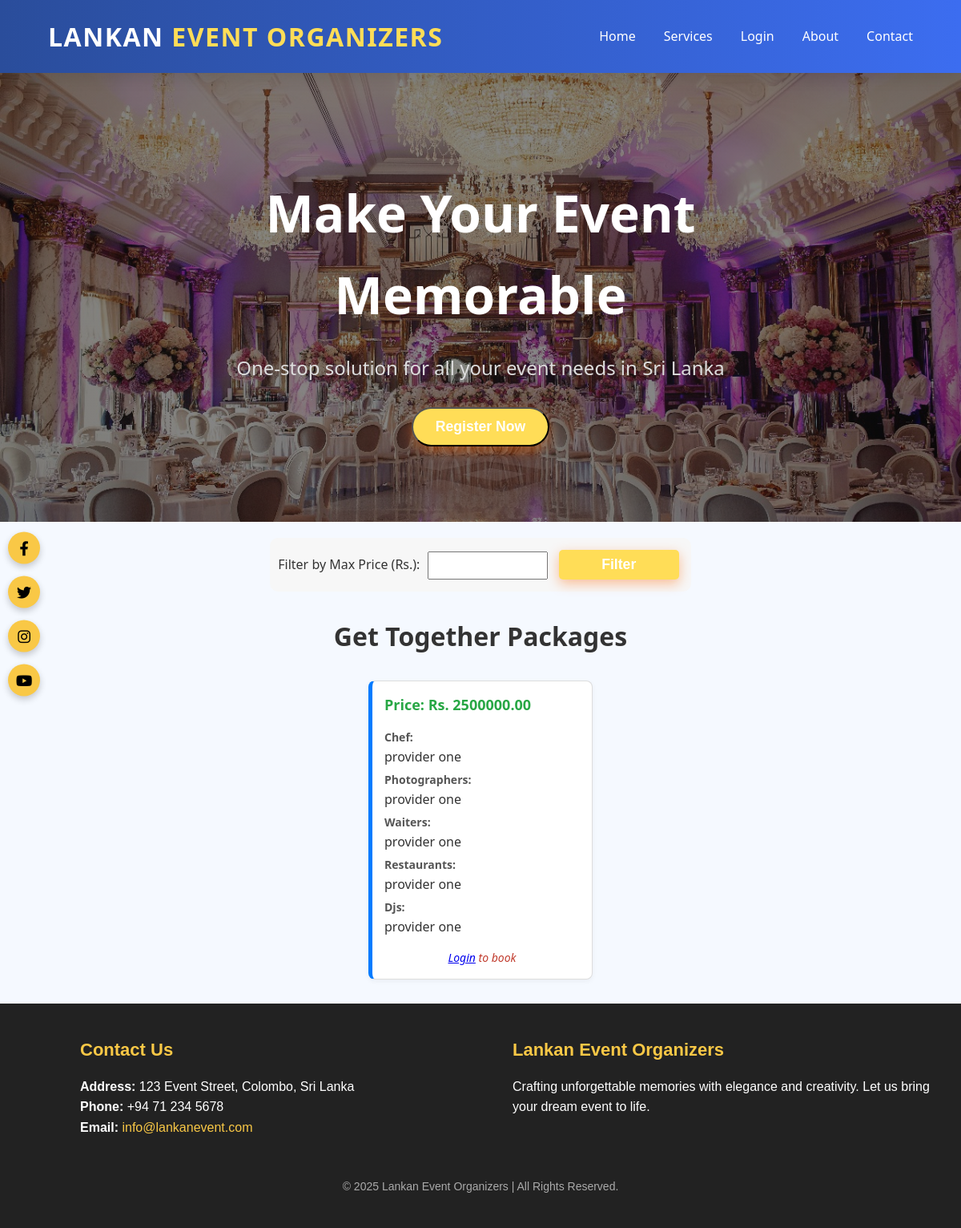
The page /gtg.php on the database its author committed.
### tables this page shows
CREATE TABLE `package` (
  `id` int(11) NOT NULL,
  `package_type` varchar(255) NOT NULL,
  `services` text NOT NULL,
  `created_at` timestamp NOT NULL DEFAULT current_timestamp(),
  `price` decimal(10,2) NOT NULL
);

CREATE TABLE `services` (
  `id` int(11) NOT NULL,
  `provider_name` varchar(100) DEFAULT NULL,
  `service_name` varchar(100) DEFAULT NULL,
  `description` text DEFAULT NULL,
  `email` varchar(100) DEFAULT NULL,
  `photo` varchar(255) DEFAULT NULL,
  `location` varchar(150) DEFAULT NULL,
  `price` decimal(10,2) DEFAULT NULL,
  `time_slot` varchar(50) DEFAULT NULL
);

### gtg.php (the view, shortened to what this page needs)
<?php
include('dbconnect.php');
$isLoggedIn = isset($_SESSION['user_name']);
function getProviderNames($conn, $ids) {
    if (!is_array($ids)) $ids = [$ids];
    $ids = array_map('intval', $ids);
    $idList = implode(',', $ids);
    $nameQuery = "SELECT id, provider_name FROM services WHERE id IN ($idList)";
    $nameResult = mysqli_query($conn, $nameQuery);
    $nameMap = [];
    while ($row = mysqli_fetch_assoc($nameResult)) {
        $nameMap[$row['id']] = $row['provider_name'];
    }
    $providerInfo = [];
    foreach ($ids as $id) {
        $providerInfo[] = isset($nameMap[$id]) ? $nameMap[$id] : "Unknown";
    }
    return $providerInfo;
}
$maxPrice = isset($_GET['max_price']) ? intval($_GET['max_price']) : null;
if ($maxPrice) {
    $query = "SELECT * FROM package WHERE package_type='Get Together' AND price <= $maxPrice";
} else {
    $query = "SELECT * FROM package WHERE package_type='Get Together'";
}
$result = mysqli_query($conn, $query);
?>
<!DOCTYPE html>
<html lang="en">
<head>
    <link rel="stylesheet" href="ourPackages.css" />
    <link rel="stylesheet" href="https://cdnjs.cloudflare.com/ajax/libs/font-awesome/6.4.0/css/all.min.css">
</head>
<body>
<nav class="navbar">
    <div class="logo">Lankan <span>Event Organizers</span></div>
    <ul class="nav-links">
        <?php if ($isLoggedIn): ?>
            <li><a href="user_home.php #index">Home</a></li>
        <?php else: ?>
            <li><a href="index.php #index">Home</a></li>
        <?php endif; ?>
        <?php if ($isLoggedIn): ?>
            <li><a href="user_home.php #services">Services</a></li>
        <?php else: ?>
            <li><a href="index.php #services">Services</a></li>
        <?php endif; ?>
        <?php if ($isLoggedIn): ?>
            <li><a href="logout.php">Logout</a></li>
        <?php else: ?>
            <li><a href="login.php">Login</a></li>
        <?php endif; ?>
        <?php if ($isLoggedIn): ?>
            <li><a href="user_home.php #about">About</a></li>
        <?php else: ?>
            <li><a href="index.php #about">About</a></li>
        <?php endif; ?>
        <li><a href="contact.php">Contact</a></li>
    </ul>
</nav>
<?php if ($isLoggedIn): ?>
<section class="hero">
    <div class="hero-content">
        <h1>Make Your Event Memorable</h1>
        <p>One-stop solution for all your event needs in Sri Lanka</p>
        <p>Welcome, <?php echo htmlspecialchars($_SESSION['user_name']); ?>!</p>
    </div>
</section>
<?php else: ?>
<section class="hero">
    <div class="hero-content">
        <h1>Make Your Event Memorable</h1>
        <p>One-stop solution for all your event needs in Sri Lanka</p>
        <button onclick="openModal()" class="btn">Register Now</button>
    </div>
</section>
<?php endif; ?>
<section class="filter-section">
    <form method="GET">
        <label for="price_filter">Filter by Max Price (Rs.): </label>
        <input type="number" name="price_filter" id="price_filter" min="0" value="<?php echo isset($_GET['price_filter']) ? htmlspecialchars($_GET['price_filter']) : ''; ?>">
        <input type="submit" class="btn" value="Filter">
    </form>
</section>
<h1>Get Together Packages</h1>
<div class="packages-container">
<?php while ($row = mysqli_fetch_assoc($result)) {
    $services = json_decode($row['services'], true);
    echo "<div class='package-box'>";
    echo "<h2>Price: Rs. {$row['price']}</h2>";
    foreach ($services as $service_type => $ids) {
        $providerNames = getProviderNames($conn, $ids);
        echo "<strong>" . ucfirst(str_replace('_', ' ', $service_type)) . ":</strong> " . implode(', ', $providerNames) . "<br>";
    }
    if (isset($_SESSION['user_name'])) {
        echo "<form method='POST' action='payment_packages.php'>";
        echo "<input type='hidden' name='package_id' value='{$row['id']}'>";
        echo "<input type='submit' name='book_now' value='Book'>";
        echo "</form>";
    } else {
        echo "<p class='modular-login'><em><a href='login.php'>Login</a> to book</em></p>";
    }
    echo "</div>";
} ?>
</div>
<footer id="contact">
        <div class="footer-container">
            <div class="contact-info">
                <h3>Contact Us</h3>
                <p>
                    <strong>Address:</strong> 123 Event Street, Colombo, Sri Lanka<br />
                    <strong>Phone:</strong> +94 71 234 5678<br />
                    <strong>Email:</strong>
                    <a href="mailto:info@lankanevent.com">info@lankanevent.com</a>
                </p>
            </div>
            <div class="newsletter-signup">
                <h3>Lankan Event Organizers</h3>
                <p>Crafting unforgettable memories with elegance and creativity. Let us bring your dream event to life.</p>
            </div>
        </div>
        <div class="social-icons-vertical">
            <a href="https://facebook.com/lankanevent" target="_blank" class="social-icon" aria-label="Facebook">
                <i class="fab fa-facebook-f"></i>
            </a>
            <a href="https://twitter.com/lankanevent" target="_blank" class="social-icon" aria-label="Twitter">
                <i class="fab fa-twitter"></i>
            </a>
            <a href="https://instagram.com/lankanevent" target="_blank" class="social-icon" aria-label="Instagram">
                <i class="fab fa-instagram"></i>
            </a>
            <a href="https://youtube.com/lankanevent" target="_blank" class="social-icon" aria-label="YouTube">
                <i class="fab fa-youtube"></i>
            </a>
        </div>
        <div class="footer-copy">
            &copy; 2025 Lankan Event Organizers | All Rights Reserved.
        </div>
    </footer>
</body>
</html>

### ourPackages.css (style rules this page uses)
body { font-family: 'Segoe UI', sans-serif; background-color: #f5f9ff; color: #333; line-height: 1.6; }
.navbar { display: flex; justify-content: space-between; align-items: center; background: linear-gradient(90deg, #2a4d9b, #3c6df0); padding: 20px 60px; box-shadow: 0 6px 18px rgba(0, 0, 0, 0.1); position: sticky; top: 0; z-index: 1000; transition: background 0.3s ease-in-out; }
.navbar .logo { font-size: 2rem; font-weight: 800; color: #ffffff; text-transform: uppercase; letter-spacing: 1.5px; font-family: 'Segoe UI', sans-serif; }
.navbar .logo span { color: #ffdd57; }
.navbar .nav-links { list-style: none; display: flex; gap: 35px; }
.navbar .nav-links li a { color: white; text-decoration: none; font-weight: 500; }
.navbar .nav-links li a::after { content: ''; position: absolute; left: 0; bottom: -3px; height: 2px; width: 0%; background-color: #ffdd57; transition: width 0.3s ease-in-out; }
.hero { background: linear-gradient(rgba(0, 0, 0, 0.5), rgba(0, 0, 0, 0.5)), url('images/hero.jpg') no-repeat center center/cover; color: #fff; height: 70vh; display: flex; align-items: center; justify-content: center; text-align: center; position: relative; overflow: hidden; animation: fadeInHero 2s ease-out forwards; }
.hero::before { content: ''; position: absolute; top: -50%; left: -50%; width: 200%; height: 200%; background: radial-gradient(circle, rgba(255,255,255,0.05) 20%, transparent 80%); animation: moveBackground 30s linear infinite; pointer-events: none; z-index: 1; }
.hero-content { position: relative; z-index: 2; max-width: 800px; padding: 0 20px; animation: slideUp 1.5s ease-out; }
.hero-content h1 { font-size: 4em; margin-bottom: 20px; animation: fadeInText 2s ease-in; }
.hero-content p { font-size: 1.5em; margin-bottom: 30px; line-height: 1.6; color: #ddd; }
.btn { background-color: #ffdd57; color: white; padding: 12px 28px; border-radius: 30px; text-decoration: none; font-weight: bold; font-size: 1.1em; box-shadow: 0 5px 15px rgba(255, 102, 0, 0.4); transition: all 0.3s ease-in-out; position: relative; z-index: 2; }
.filter-section { margin: 20px; text-align: center; }
.filter-section form { display: inline-block; padding: 10px; background: #f7f7f7; border-radius: 10px; }
.filter-section input { margin: 5px; padding: 8px; width: 150px; }
.filter-section .btn { padding: 8px 15px; background: #ffdd57; color: white; border: none; border-radius: 5px; cursor: pointer; }
h1 { text-align: center; margin-top:30px; margin-bottom: 30px; }
.packages-container { display: flex; flex-wrap: wrap; justify-content: center; gap: 20px; margin-bottom: 30px; }
.package-box { background-color: #fff; border: 1px solid #ddd; border-left: 5px solid #007BFF; padding: 15px; width: 280px; border-radius: 8px; box-shadow: 0 2px 6px rgba(0, 0, 0, 0.05); display: flex; flex-direction: column; justify-content: space-between; }
.package-box h2 { font-size: 18px; color: #28a745; margin-bottom: 10px; }
.package-box strong { display: block; margin-top: 5px; font-size: 14px; color: #555; }
.package-box p { margin-top: 15px; font-style: italic; color: #c0392b; font-size: 14px; text-align: center; }
footer { background: #222; color: #fff; padding: 40px 20px; position: relative; font-family: 'Poppins', sans-serif; }
.footer-container { display: flex; flex-wrap: wrap; justify-content: space-between; max-width: 1200px; margin: auto; padding-left: 80px; }
.contact-info, .newsletter-signup { flex: 1 1 45%; margin-bottom: 20px; }
.contact-info h3, .newsletter-signup h3 { font-size: 22px; margin-bottom: 15px; color: #f9c846; }
.contact-info p, .newsletter-signup p { font-size: 16px; line-height: 1.6; }
.contact-info a { color: #f9c846; text-decoration: none; }
.footer-copy { text-align: center; margin-top: 30px; font-size: 14px; color: #aaa; }
.social-icons-vertical { position: fixed; top: 50%; left: 10px; transform: translateY(-50%); display: flex; flex-direction: column; gap: 15px; z-index: 1000; }
.social-icon { display: flex; justify-content: center; align-items: center; background-color: #f9c846; color: #000; width: 40px; height: 40px; border-radius: 50%; text-decoration: none; font-size: 18px; transition: transform 0.3s, background-color 0.3s; box-shadow: 0 4px 8px rgba(0,0,0,0.2); }

### rows shown on the page
package: price "2500000.00", service_type "Chef", services "provider one", service_type "Photographers", service_type "Restaurants", service_type "Djs"
services: service_type "Waiters", id "provider one"
